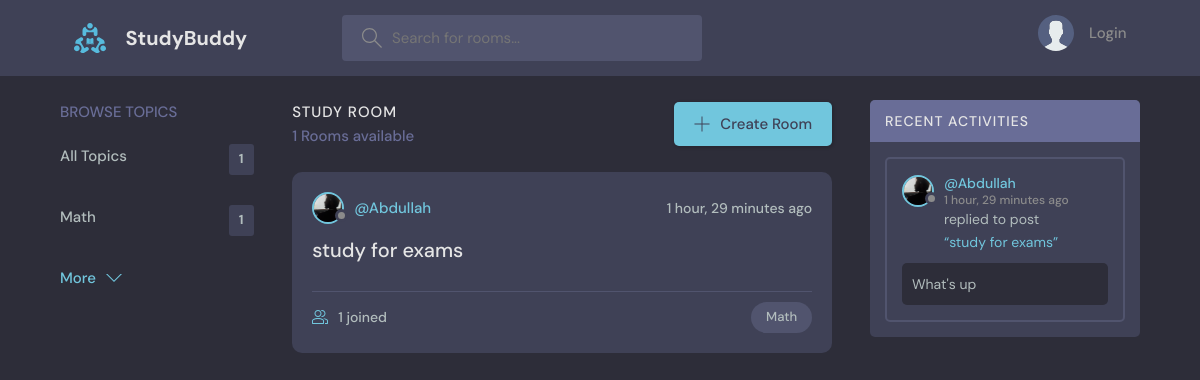
The page / on the database its author committed.
### base/models.py (models this page shows, shortened)
class Topic(models.Model):
    name = models.CharField(max_length=200)
    def __str__(self):
        return self.name

class Room(models.Model):
    host = models.ForeignKey(User, on_delete=models.SET_NULL, null=True)
    topic = models.ForeignKey(Topic, on_delete=models.SET_NULL, null=True)
    name = models.CharField(max_length=200)
    participants = models.ManyToManyField(User,related_name="participants",blank=True)
    description = models.TextField(null=True, blank=True)
    updated = models.DateTimeField(auto_now=True)
    created = models.DateTimeField(auto_now_add=True)
    class Meta:
        ordering = ['-updated', '-created']
    def __str__(self):
        return self.name

class User(AbstractUser):
    name = models.CharField(max_length=200,null=True)
    email = models.EmailField(unique=True,null=True)
    bio = models.TextField(null=True)
    avatar = models.ImageField(default='avatar.svg',null=True)
    REQUIRED_FIELDS = []

class Message(models.Model):
    user = models.ForeignKey(User, on_delete=models.CASCADE)
    room = models.ForeignKey(Room, on_delete=models.CASCADE)
    body = models.TextField()
    updated = models.DateTimeField(auto_now=True)
    created = models.DateTimeField(auto_now_add=True)
    class Meta:
        ordering = ['-updated', '-created']

### base/views.py (the view)
# urls.py: path('',views.home,name="home"),
def home(request):
    q = request.GET.get('q', '')
    rooms = Room.objects.filter(
        Q(topic__name__icontains=q) |
        Q(name__icontains=q) |
        Q(host__username__icontains=q)
    )
    room_messages = Message.objects.filter(Q(room__topic__name__icontains = q))
    topics = Topic.objects.all()
    topics = Topic.objects.annotate(room_count=Count('room'))
    context = {'rooms': rooms, 'topics': topics,
                'room_messages':room_messages,
               }
    return render(request, 'base/home.html', context)

### base/templates/base/home.html
{% extends 'main.html' %} {% block content %}
    <main class="layout layout--3">
      <div class="container">
        <div>
          {% include 'base/topic_component.html' %}
        </div>
         <div>
          {% include 'base/feed_component.html' %}
         </div>
        <div>{% include 'base/activity_component.html' %}
        </div>
      </div>
    </main>
   {% endblock content %}

### base/templates/base/topic_component.html
{% block content %}
<div class="topics">
  <div class="topics__header">
    <h2>Browse Topics</h2>
  </div>
  <ul class="topics__list">
    <li>
      <a href="{% url 'home' %}">All Topics<span>{{ topics.count }}</span></a>
    </li>
    {% for topic in topics|slice:":5" %}
    <li>
      <div>
        <a href="{% url 'home' %}?q={{ topic.name }}"
          >{{ topic.name }} <span>{{ topic.room_count }}</span></a
        >
      </div>
    </li>
    {% endfor %}
  </ul>
  <a class="btn btn--link" href="{% url 'topics' %}">
    More
    <svg
      version="1.1"
      xmlns="http://www.w3.org/2000/svg"
      width="32"
      height="32"
      viewBox="0 0 32 32"
    >
      <title>chevron-down</title>
      <path d="M16 21l-13-13h-3l16 16 16-16h-3l-13 13z"></path>
    </svg>
  </a>
</div>
{% endblock content %}

### base/templates/base/feed_component.html (shortened to what this page needs)
{% load static %}
<div>
  <div class="roomList">
    <div class="roomList__header">
      <div>
        <h2>Study Room</h2>
        <p>{{rooms.count}} Rooms available</p>
      </div>
      {% if request.user.is_authenticated %}
      <a class="btn btn--main" href="{% url 'create_room' %}">
        <svg
          version="1.1"
          xmlns="http://www.w3.org/2000/svg"
          width="32"
          height="32"
          viewBox="0 0 32 32"
        >
          <title>add</title>
          <path
            d="M16.943 0.943h-1.885v14.115h-14.115v1.885h14.115v14.115h1.885v-14.115h14.115v-1.885h-14.115v-14.115z"
          ></path>
        </svg>
        Create Room
      </a>
      {% else %}
      <a class="btn btn--main" href="{% url 'login_page' %}">
        <svg
          version="1.1"
          xmlns="http://www.w3.org/2000/svg"
          width="32"
          height="32"
          viewBox="0 0 32 32"
        >
          <title>add</title>
          <path
            d="M16.943 0.943h-1.885v14.115h-14.115v1.885h14.115v14.115h1.885v-14.115h14.115v-1.885h-14.115v-14.115z"
          ></path>
        </svg>
        Create Room
      </a>
      {% endif %}
    </div>
    {% for room in rooms %}
    <div class="roomListRoom">
      <div class="roomListRoom__header">
        <a
          href="{% url 'userProfile' room.host.id %}"
          class="roomListRoom__author"
        >
          <div class="avatar avatar--small">
            <img src="{{room.host.avatar.url}}" />
          </div>
          <span>@{{room.host.username}}</span>
        </a>
        <div class="roomListRoom__actions">
          <span>{{ room.created|timesince }} ago</span>
        </div>
      </div>
      <div class="roomListRoom__content">
        <a href="{% url 'room' room.id %}">{{ room.name }}</a>
      </div>
      <div class="roomListRoom__meta">
        <a href="{% url 'room' room.id %}" class="roomListRoom__joined">
          {{ room.participants.count }} joined
        </a>
        <p class="roomListRoom__topic">{{ room.topic }}</p>
      </div>
    </div>
    {% endfor %}
  </div>
</div>

### base/templates/base/activity_component.html (shortened to what this page needs)
<div class="activities">
  <div class="activities__header">
    <h2>Recent Activities</h2>
  </div>
  {% for msg in room_messages %}
  <div class="activities__box">
    <div class="activities__boxHeader roomListRoom__header">
      <a
        href="{% url 'userProfile' msg.user.id %}"
        class="roomListRoom__author"
      >
        <div class="avatar avatar--small">
          <img src="{{msg.user.avatar.url}}" />
        </div>
        <p>
          @{{msg.user}}
          <span>{{ msg.created|timesince }} ago</span>
        </p>
      </a>
    </div>
    <div class="activities__boxContent">
      <p>
        replied to post
        <a href="{% url 'room' msg.room.id %}">“{{msg.room}}”</a>
      </p>
      <div class="activities__boxRoomContent">{{ msg.body }}</div>
    </div>
  </div>
  {% empty %}
  <pre>   No Recent Activity.</pre>
  {% endfor %}
</div>

### rows shown on the page
Topic: name "Math", room_count "1"
Room: host.avatar (picture), host.username "Abdullah", created "1 hour, 29 minutes", name "study for exams", participants.count "1", topic "Math"
Message: user.avatar (picture), user "Abdullah", created "1 hour, 29 minutes", room "study for exams", body "What's up"

### other values the page prints
{{ topics.count }} "1"
{{ rooms.count }} "1"
